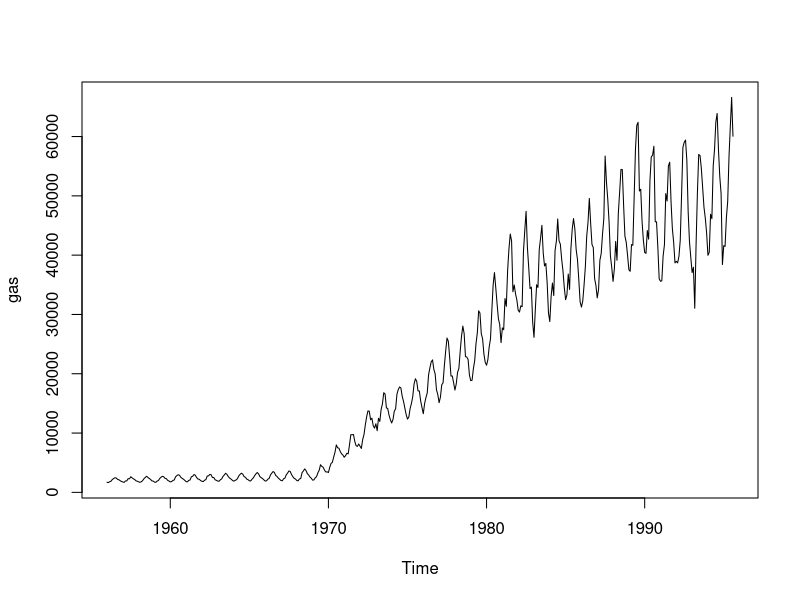
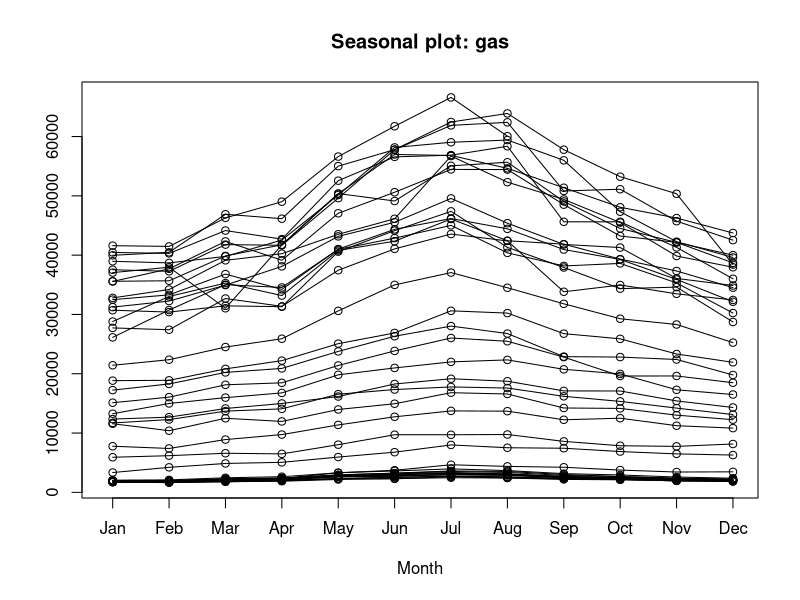
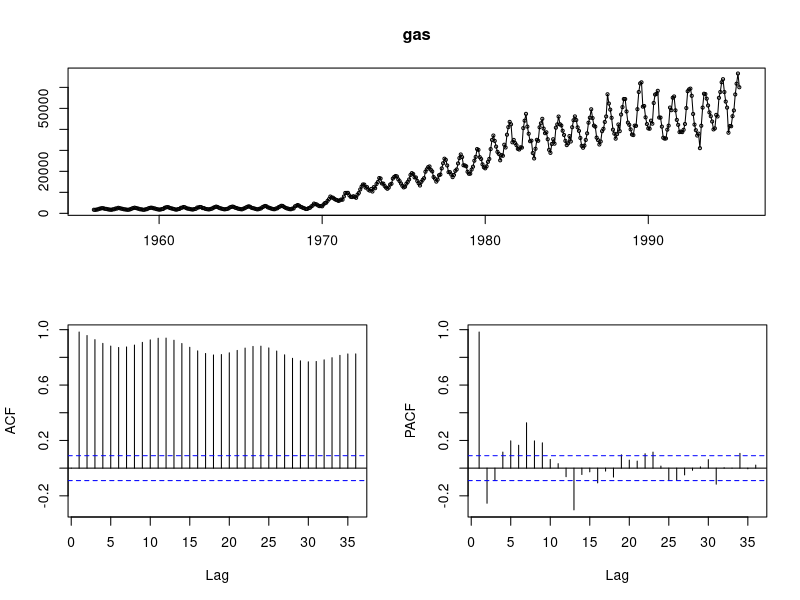

Source code (R) for these figures, in order:
library(forecast)


### Name: gas
### Title: Australian monthly gas production
### Aliases: gas
### Keywords: datasets

### ** Examples

plot(gas)
seasonplot(gas)
tsdisplay(gas)
